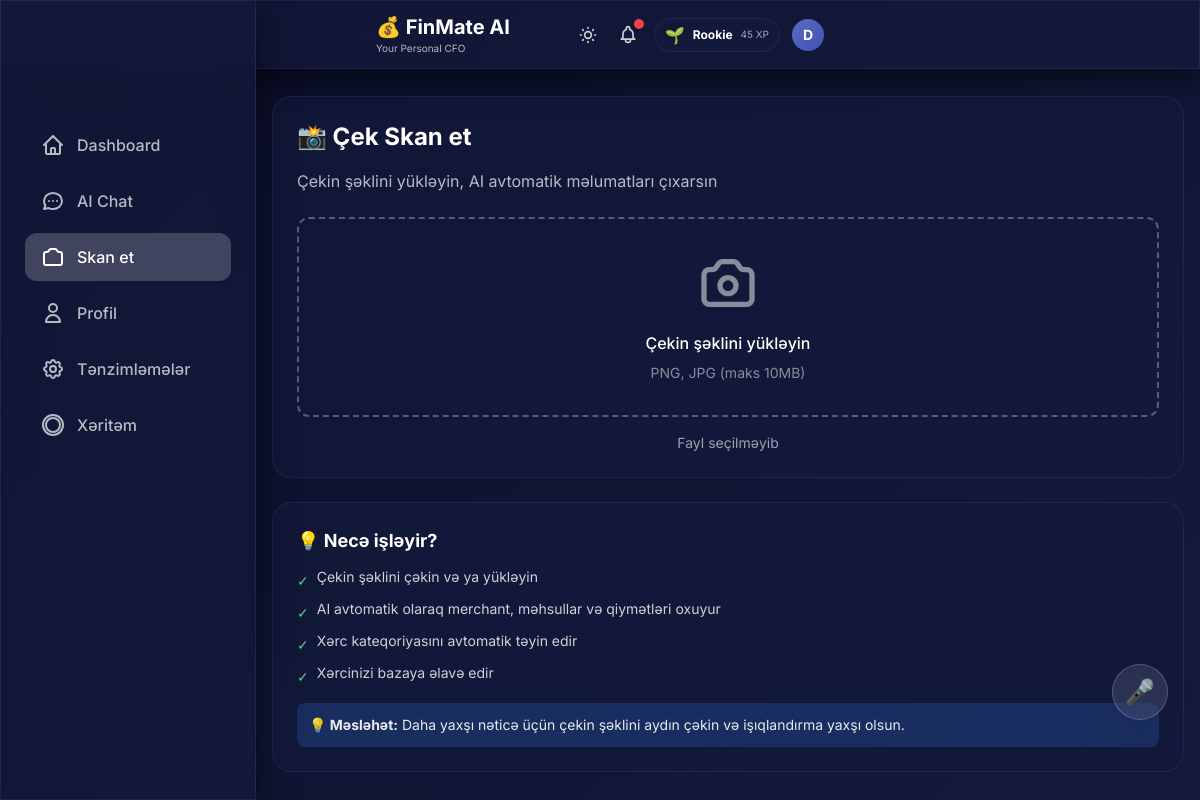
Screenshot of /scan with the database file from the repository.
### models.py (models this page shows, shortened)
class User(Base):
    __tablename__ = "users"
    id = Column(Integer, primary_key=True, index=True)
    username = Column(String, unique=True, index=True, nullable=False)
    monthly_budget = Column(Float, default=1000.0)
    xp_points = Column(Integer, default=0)
    level_title = Column(String, default="Rookie")
    preferred_language = Column(String, default="az")  # az, en, ru
    voice_enabled = Column(Boolean, default=True)
    daily_budget_limit = Column(Float, nullable=True)
    currency = Column(String, default="AZN")  # Display/Base currency
    personality_mode = Column(String, default="normal")  # normal, mom, strict
    is_premium = Column(Boolean, default=False)  # Premium subscription status
    readability_mode = Column(Boolean, default=False)  # Accessibility mode for vision-impaired users
    ai_name = Column(String, default="FinMate")  # Customizable AI name
    ai_attitude = Column(String, default="Professional")  # Strict, Funny, Sarcastic, Supportive
    ai_style = Column(String, default="Formal")  # Slang, Shakespearean, Dialect, Short
    ai_persona_mode = Column(String, default="Auto")  # Auto (behavioral profiling) or Manual
    login_streak = Column(Integer, default=0)
    last_login_date = Column(Date, nullable=True)
    created_at = Column(DateTime, default=datetime.utcnow)
    expenses = relationship("Expense", back_populates="user", cascade="all, delete-orphan")
    chat_messages = relationship("ChatMessage", back_populates="user", cascade="all, delete-orphan")
    xp_logs = relationship("XPLog", back_populates="user", cascade="all, delete-orphan")

### main.py (the view)
@app.get("/scan", response_class=HTMLResponse)
async def scan_page(request: Request, db: Session = Depends(get_db)):
    user = get_current_user(db)
    return templates.TemplateResponse("scan.html", {
        "request": request,
        "user": user
    })

### templates/scan.html (shortened to what this page needs)
{% extends "base.html" %}
{% block content %}
<div class="glass-card p-4 sm:p-6 mb-4 sm:mb-6 slide-up">
    <h2 class="text-xl sm:text-2xl font-bold text-white mb-3 sm:mb-4">📸 Çek Skan et</h2>
    <p class="text-white/70 mb-4 sm:mb-6 text-sm sm:text-base">Çekin şəklini yükləyin, AI avtomatik məlumatları çıxarsın</p>
    <form id="scanForm" hx-post="/api/scan-receipt" hx-target="#scanResult" hx-encoding="multipart/form-data"
        class="space-y-4">
        <div class="border-2 border-dashed border-white/30 rounded-xl p-6 sm:p-8 text-center hover:border-white/50 transition cursor-pointer"
            onclick="document.getElementById('fileInput').click()">
            <p class="text-white font-medium text-sm sm:text-base">Çekin şəklini yükləyin</p>
            <p class="text-xs sm:text-sm text-white/50 mt-2">PNG, JPG (maks 10MB)</p>
        </div>
        <p class="text-xs sm:text-sm text-white/60 text-center upload-filename">Fayl seçilməyib</p>
    </form>
</div>
<div class="glass-card p-4 sm:p-6 slide-up" style="animation-delay: 0.1s">
    <h3 class="text-base sm:text-lg font-bold text-white mb-3">💡 Necə işləyir?</h3>
    <ul class="space-y-2 text-white/80 text-xs sm:text-sm">
        <li class="flex items-start gap-2">
            <span class="text-green-400 mt-1">✓</span>
            <span>Çekin şəklini çəkin və ya yükləyin</span>
        </li>
        <li class="flex items-start gap-2">
            <span class="text-green-400 mt-1">✓</span>
            <span>AI avtomatik olaraq merchant, məhsullar və qiymətləri oxuyur</span>
        </li>
        <li class="flex items-start gap-2">
            <span class="text-green-400 mt-1">✓</span>
            <span>Xərc kateqoriyasını avtomatik təyin edir</span>
        </li>
        <li class="flex items-start gap-2">
            <span class="text-green-400 mt-1">✓</span>
            <span>Xərcinizi bazaya əlavə edir</span>
        </li>
    </ul>
    <div class="mt-3 sm:mt-4 p-2 sm:p-3 bg-blue-500/20 rounded-lg">
        <p class="text-xs sm:text-sm text-white/90">
            <strong>💡 Məsləhət:</strong> Daha yaxşı nəticə üçün çekin şəklini aydın çəkin və işıqlandırma yaxşı olsun.
        </p>
    </div>
</div>
{% endblock %}

### templates/base.html (shortened to what this page needs)
<!DOCTYPE html>
<html lang="en" data-theme="dark">
<head>
    <link href="https://cdn.jsdelivr.net/npm/daisyui@4.4.19/dist/full.min.css" rel="stylesheet" type="text/css" />
    <script src="https://cdn.tailwindcss.com"></script>
</head>
<body>
    <div class="glass fixed top-0 left-0 right-0 z-40 px-2 sm:px-4 py-2 sm:py-3">
        <div class="flex items-center justify-between max-w-md mx-auto">
            <div class="min-w-0 flex-1">
                <h1 class="text-lg sm:text-xl font-bold text-white truncate">💰 FinMate AI</h1>
                <p class="text-[9px] sm:text-[10px] text-white/70">Your Personal CFO</p>
            </div>
            <div class="flex items-center gap-2 sm:gap-3 relative flex-shrink-0">
                <button id="theme-toggle" class="relative text-white/80 hover:text-white transition p-1"
                    title="Tema dəyişdir">
                </button>
                <button id="alert-bell" class="relative text-white/80 hover:text-white transition p-1">
                    <span id="alert-counter" class="absolute -top-0.5 -right-0.5 w-2.5 h-2.5 bg-red-500 rounded-full shadow-lg"></span>
                </button>
                {% if user and user.xp_points is defined %}
                <div
                    class="hidden sm:flex items-center gap-1.5 sm:gap-2 glass-card px-2 sm:px-2.5 py-0.5 sm:py-1 rounded-full">
                    <span class="text-sm sm:text-base">{% if user.level_title == 'Rookie' %}🌱{% elif user.level_title
                        == 'Saver'
                        %}💰{% elif user.level_title == 'Analyst' %}📊{% elif user.level_title == 'Manager' %}🎯{%
                        elif
                        user.level_title == 'CFO' %}👑{% else %}⭐{% endif %}</span>
                    <span class="text-[10px] sm:text-xs font-bold text-white hidden md:inline">{{ user.level_title
                        }}</span>
                    <span class="text-[9px] sm:text-[10px] text-white/60">{{ user.xp_points }} XP</span>
                </div>
                {% endif %}
                <a href="/profile" class="relative flex-shrink-0 group">
                    <div id="user-avatar"
                        class="w-7 h-7 sm:w-8 sm:h-8 rounded-full flex items-center justify-center text-white font-bold text-xs sm:text-sm transition-all duration-400 group-hover:scale-110"
                        style="background: linear-gradient(135deg, var(--accent-primary), var(--accent-secondary));">
                        {{ user.username[0].upper() if user else 'D' }}
                    </div>
                </a>
            </div>
        </div>
    </div>
    <div class="pt-24 pb-8 px-4">
        <div class="w-full lg:max-w-7xl mx-auto">
            {% block content %}{% endblock %}
        </div>
    </div>
    <div class="hidden lg:block fixed left-0 top-0 bottom-0 w-64 glass z-40 pt-24">
        <nav class="p-6 space-y-2">
            <a href="/"
                class="flex items-center gap-3 px-4 py-3 rounded-xl text-white/70 hover:text-white hover:bg-white/10 transition {% if request.url.path == '/' %}bg-white/20 !text-white{% endif %}">
                <svg class="w-6 h-6" fill="none" stroke="currentColor" viewBox="0 0 24 24">
                    <path stroke-linecap="round" stroke-linejoin="round" stroke-width="2"
                        d="M3 12l2-2m0 0l7-7 7 7M5 10v10a1 1 0 001 1h3m10-11l2 2m-2-2v10a1 1 0 01-1 1h-3m-6 0a1 1 0 001-1v-4a1 1 0 011-1h2a1 1 0 011 1v4a1 1 0 001 1m-6 0h6">
                    </path>
                </svg>
                <span class="font-medium">Dashboard</span>
            </a>
            <a href="/chat"
                class="flex items-center gap-3 px-4 py-3 rounded-xl text-white/70 hover:text-white hover:bg-white/10 transition {% if request.url.path == '/chat' %}bg-white/20 !text-white{% endif %}">
                <svg class="w-6 h-6" fill="none" stroke="currentColor" viewBox="0 0 24 24">
                    <path stroke-linecap="round" stroke-linejoin="round" stroke-width="2"
                        d="M8 12h.01M12 12h.01M16 12h.01M21 12c0 4.418-4.03 8-9 8a9.863 9.863 0 01-4.255-.949L3 20l1.395-3.72C3.512 15.042 3 13.574 3 12c0-4.418 4.03-8 9-8s9 3.582 9 8z">
                    </path>
                </svg>
                <span class="font-medium">AI Chat</span>
            </a>
            <a href="/scan"
                class="flex items-center gap-3 px-4 py-3 rounded-xl text-white/70 hover:text-white hover:bg-white/10 transition {% if request.url.path == '/scan' %}bg-white/20 !text-white{% endif %}">
                <span class="font-medium">Skan et</span>
            </a>
            <a href="/profile"
                class="flex items-center gap-3 px-4 py-3 rounded-xl text-white/70 hover:text-white hover:bg-white/10 transition {% if request.url.path == '/profile' %}bg-white/20 !text-white{% endif %}">
                <svg class="w-6 h-6" fill="none" stroke="currentColor" viewBox="0 0 24 24">
                    <path stroke-linecap="round" stroke-linejoin="round" stroke-width="2"
                        d="M16 7a4 4 0 11-8 0 4 4 0 018 0zM12 14a7 7 0 00-7 7h14a7 7 0 00-7-7z"></path>
                </svg>
                <span class="font-medium">Profil</span>
            </a>
            <a href="/settings"
                class="flex items-center gap-3 px-4 py-3 rounded-xl text-white/70 hover:text-white hover:bg-white/10 transition {% if request.url.path == '/settings' %}bg-white/20 !text-white{% endif %}">
                <span class="font-medium">Tənzimləmələr</span>
            </a>
            <a href="/heatmap"
                class="flex items-center gap-3 px-4 py-3 rounded-xl text-white/70 hover:text-white hover:bg-white/10 transition {% if request.url.path == '/heatmap' %}bg-white/20 !text-white{% endif %}">
                <svg class="w-6 h-6" fill="none" stroke="currentColor" viewBox="0 0 24 24">
                    <path stroke-linecap="round" stroke-linejoin="round" stroke-width="2"
                        d="M2 12a10 10 0 1020 0 10 10 0 00-20 0zm10-7a7 7 0 00-7 7c0 3.866 3.134 7 7 7a7 7 0 007-7c0-3.866-3.134-7-7-7z">
                    </path>
                </svg>
                <span class="font-medium">Xəritəm</span>
            </a>
        </nav>
    </div>
    {% if user and user.voice_enabled %}
    {% if request.url.path == '/scan' or request.url.path == '/chat' %}
    <button onclick="openVoiceModal()"
        class="fixed {% if request.url.path == '/scan' %}bottom-24{% else %}bottom-32{% endif %} right-4 w-14 h-14 glass bg-white/10 backdrop-blur-xl border border-white/20 rounded-full shadow-2xl flex items-center justify-center text-white text-2xl hover:scale-110 transition z-40 md:{% if request.url.path == '/scan' %}bottom-20{% else %}bottom-24{% endif %} md:right-8 mb-16 md:mb-0">
        🎤
    </button>
    {% endif %}
    {% endif %}
</body>
</html>
</html>

### templates/base.html (style rules this page uses)
:root { --bg-primary: #0a0e27; --bg-secondary: #141b3d; --glass-bg: rgba(20, 27, 61, 0.7); --glass-border: rgba(100, 116, 207, 0.15); --glass-shadow: rgba(0, 0, 0, 0.6); --text-primary: #e8eaf6; --text-secondary: rgba(232, 234, 246, 0.75); --nav-border: rgba(100, 116, 207, 0.2); --skeleton-bg: rgba(100, 116, 207, 0.08); --accent-primary: #5c6bc0; --accent-secondary: #3f51b5; }
* { font-family: 'Inter', sans-serif; }
body:not(.no-transition), body:not(.no-transition) .glass, body:not(.no-transition) .glass-card, body:not(.no-transition) .bottom-nav { transition: background 0.6s cubic-bezier(0.4, 0, 0.2, 1), color 0.6s cubic-bezier(0.4, 0, 0.2, 1), border-color 0.6s cubic-bezier(0.4, 0, 0.2, 1), box-shadow 0.6s cubic-bezier(0.4, 0, 0.2, 1); }
body { transition: background 0.8s ease-in-out; }
body { background: linear-gradient(135deg, var(--bg-primary) 0%, var(--bg-secondary) 100%); min-height: 100vh; padding-bottom: 80px; color: var(--text-primary); }
@media (min-width: 1024px) { body { padding-left: 256px; padding-bottom: 0; } }
.glass { background: var(--glass-bg); backdrop-filter: blur(20px); -webkit-backdrop-filter: blur(20px); border: 1px solid var(--glass-border); box-shadow: 0 8px 32px 0 var(--glass-shadow); }
.glass-card { background: var(--glass-bg); backdrop-filter: blur(12px); -webkit-backdrop-filter: blur(12px); border-radius: 20px; border: 1px solid var(--glass-border); }
.slide-up { animation: slideUp 0.4s ease-out forwards; }

### rows the page displays
User: level_title "Rookie", xp_points "45", username "D"
